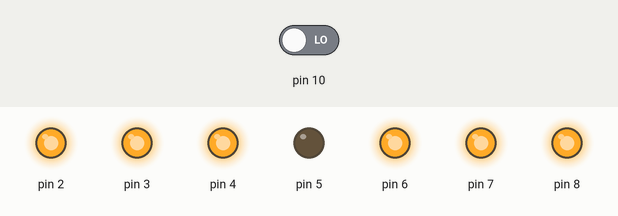
Recording of a sketch running on a simulated Arduino Uno, built with avr-gcc and run on an emulated ATmega328P. Shown: output pins drawn as LEDs (lit = HIGH). The inputs (shaded band) are chosen by the test bench; at power-on: pin 10 LOW.

Above: at 2.8 s.
2.9 s: pin 10 driven HIGH
At 6.3 s:
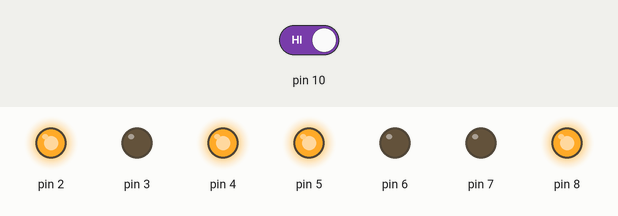
7.0 s: pin 10 driven LOW
At 7.5 s:
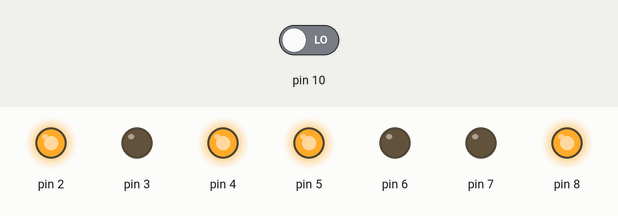
8.5 s: pin 10 driven HIGH
At 13.3 s:
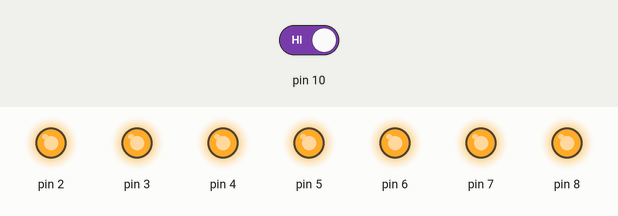
Timing chart, 0 to 14.8 s (numbered marks = the images above; inputs shaded):
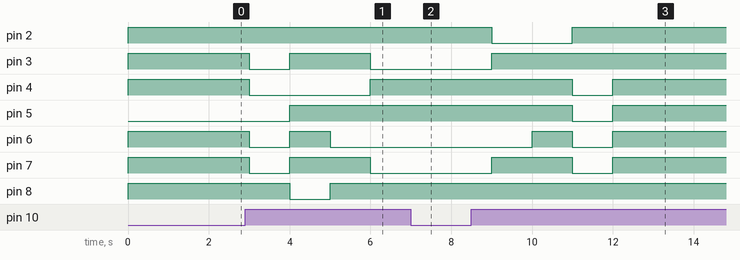

Measured:
- after the input at 2.9 s, pin 3, pin 7: HIGH → LOW after 0.10 s, → HIGH 1.0 s later, → LOW 2.0 s later; pin 4: HIGH → LOW after 0.10 s, → HIGH 3.0 s later; pin 5: LOW → HIGH after 1.1 s; pin 6: HIGH → LOW after 0.10 s, → HIGH 1.0 s later, → LOW 1.0 s later; pin 8: HIGH → LOW after 1.1 s, → HIGH 1.0 s later
- after the input at 7.0 s, pin 2: stays HIGH (without the input it goes to LOW after 0.00 s); pin 3, pin 7: stays LOW (without the input it goes to HIGH after 0.00 s); pin 6: stays LOW (without the input it goes to HIGH after 1.0 s)
- after the input at 8.5 s, pin 2: HIGH → LOW after 0.50 s, → HIGH 2.0 s later; pin 3: LOW → HIGH after 0.50 s; pin 4, pin 5: HIGH → LOW after 2.5 s, → HIGH 1.0 s later; pin 6: LOW → HIGH after 1.5 s, → LOW 1.0 s later, → HIGH 1.0 s later; pin 7: LOW → HIGH after 0.50 s, → LOW 2.0 s later, → HIGH 1.0 s later

The sketch:

code_0-7_.ino
```cpp
int a=0;
bool m;
void setup() {
  pinMode(2,OUTPUT);
  pinMode(3,OUTPUT);
  pinMode(4,OUTPUT);
  pinMode(5,OUTPUT);
  pinMode(6,OUTPUT);
  pinMode(7,OUTPUT);
  pinMode(8,OUTPUT);
  pinMode(10,INPUT);
}


void loop() {
while(1)
{


  m=digitalRead(10);
  if(m==1)
  {
    a++;
    }

  switch(a){
  case 0:
   digitalWrite(2,HIGH);
   digitalWrite(3,HIGH);
   digitalWrite(4,HIGH);
   digitalWrite(5,LOW);
   digitalWrite(6,HIGH);
   digitalWrite(7,HIGH);
   digitalWrite(8,HIGH);
   break;

  case 1:
   digitalWrite(2,HIGH);
   digitalWrite(3,LOW);
   digitalWrite(4,LOW);
   digitalWrite(5,LOW);
   digitalWrite(6,LOW);
   digitalWrite(7,LOW);
   digitalWrite(8,HIGH);
   break;

   case 2:
      digitalWrite(2,HIGH);
   digitalWrite(3,HIGH);
   digitalWrite(4,LOW);
   digitalWrite(5,HIGH);
   digitalWrite(6,HIGH);
   digitalWrite(7,HIGH);
   digitalWrite(8,LOW);
    break;

   case 3:

   digitalWrite(2,HIGH);
   digitalWrite(3,HIGH);
   digitalWrite(4,LOW);
   digitalWrite(5,HIGH);
   digitalWrite(6,LOW);
   digitalWrite(7,HIGH);
   digitalWrite(8,HIGH);
  break;

   case 4:
   digitalWrite(2,HIGH);
   digitalWrite(3,LOW);
   digitalWrite(4,HIGH);
   digitalWrite(5,HIGH);
   digitalWrite(6,LOW);
   digitalWrite(7,LOW);
   digitalWrite(8,HIGH);
break;

   case 5:
   digitalWrite(2,LOW);
   digitalWrite(3,HIGH);
   digitalWrite(4,HIGH);
   digitalWrite(5,HIGH);
   digitalWrite(6,LOW);
   digitalWrite(7,HIGH);
   digitalWrite(8,HIGH);
break;

   case 6:
   digitalWrite(2,LOW);
   digitalWrite(3,HIGH);
   digitalWrite(4,HIGH);
   digitalWrite(5,HIGH);
   digitalWrite(6,HIGH);
   digitalWrite(7,HIGH);
   digitalWrite(8,HIGH);
break;

   case 7:
   digitalWrite(2,HIGH);
   digitalWrite(3,HIGH);
   digitalWrite(4,LOW);
   digitalWrite(5,LOW);
   digitalWrite(6,LOW);
   digitalWrite(7,LOW);
   digitalWrite(8,HIGH);
   break;

   default:
      digitalWrite(2,HIGH);
   digitalWrite(3,HIGH);
   digitalWrite(4,HIGH);
   digitalWrite(5,HIGH);
   digitalWrite(6,HIGH);
   digitalWrite(7,HIGH);
   digitalWrite(8,HIGH);
   break;
  }
  delay(1000);

}
}
```
